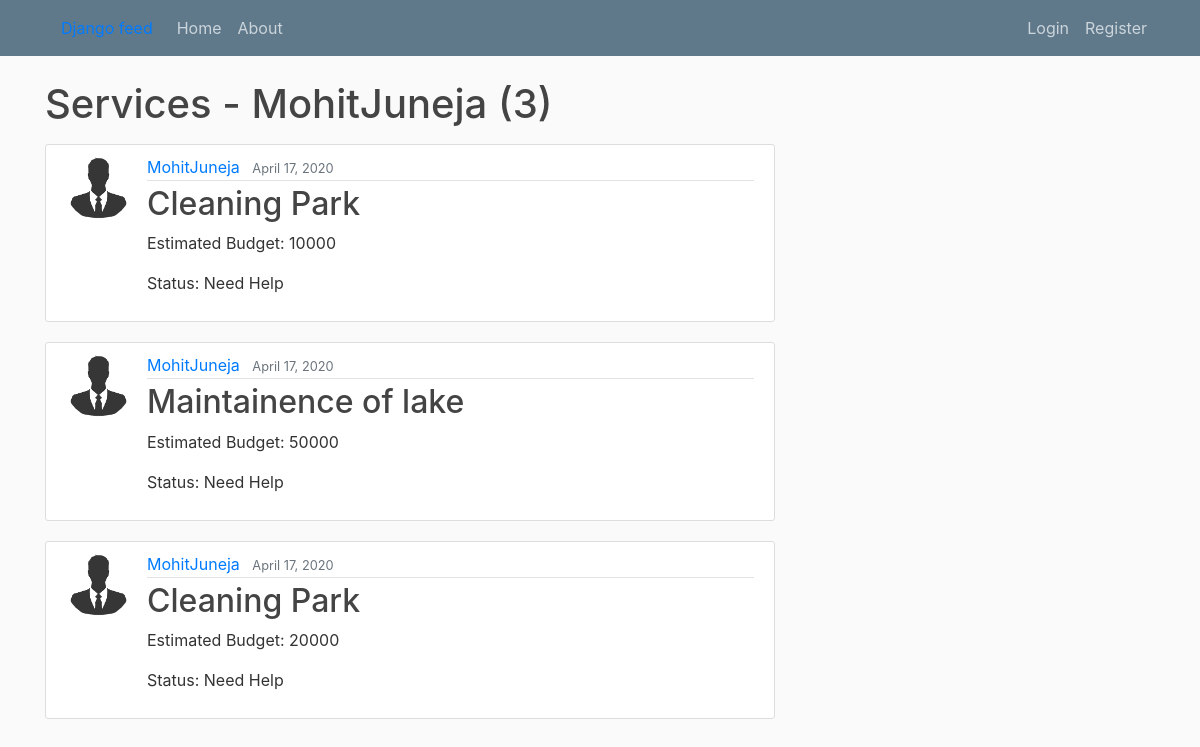
The page /user/MohitJuneja on the database as committed earlier.
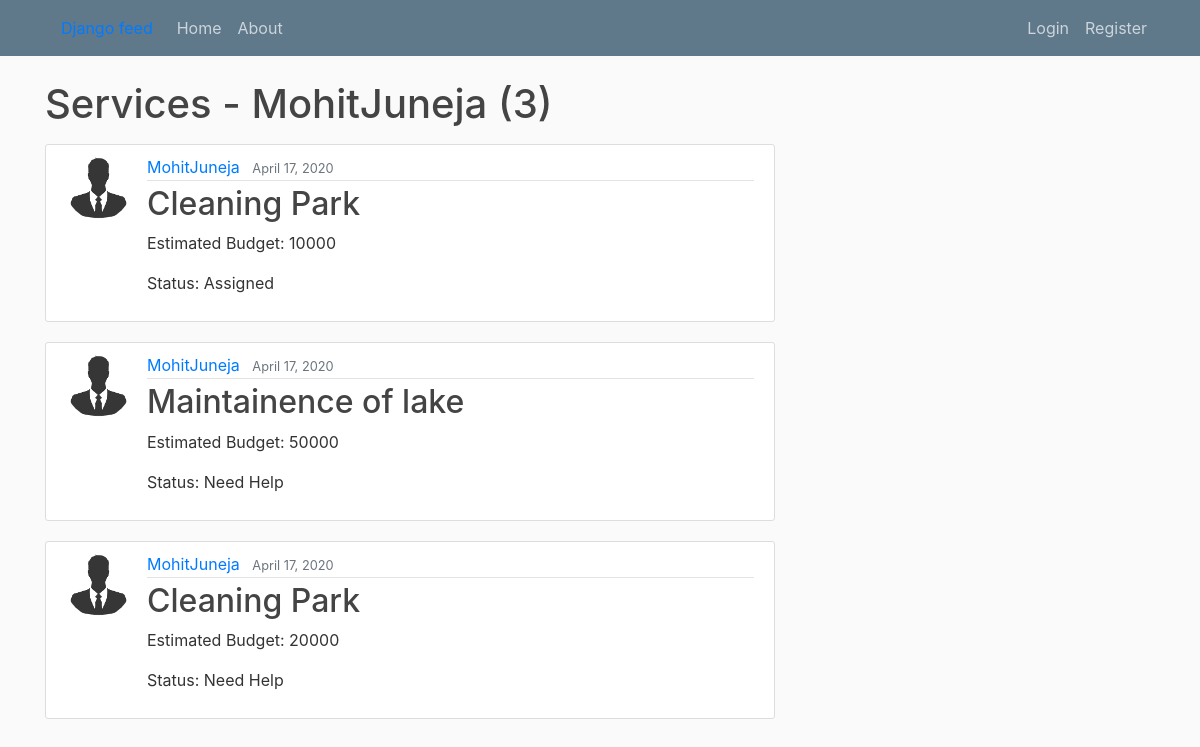
The same page on the database as committed later.
### feed/models.py (models this page shows, shortened)
class service(models.Model):
	title = models.CharField(max_length=100)
	content = models.TextField()
	tags = TaggableManager()
	created_by = models.ForeignKey(User,on_delete=models.CASCADE,related_name="creator")
	date_of_creation = models.DateTimeField(default=timezone.now)
	status = models.CharField(max_length=100,default="Need Help")
	provider = models.ForeignKey(User,on_delete=models.CASCADE,blank=True,null=True,related_name="assignee")
	estimate_budget = models.IntegerField()
	expected_date_of_completion = models.DateTimeField()
	service_pre_Img = models.ImageField(default='default_incomplete.png',upload_to='before_service/')
	complete_info = models.TextField(default="Service Completed")
	service_post_Img = models.ImageField(default='default_incomplete.png',upload_to='after_service/')

### users/models.py (models this page shows, shortened)
class Profile(models.Model):
	user = models.OneToOneField(User, on_delete=models.CASCADE)
	image = models.ImageField(default='default.png',upload_to="profile_pics")

### feed/views.py (the view)
# urls.py: path('user/<str:username>', UserPostListView.as_view(), name='user-posts'),
class UserPostListView(ListView):
	model = service
	template_name = 'feed/user_posts.html'  # <app>/<model>_<viewtype>.html
	context_object_name = 'posts'
	paginate_by = 5
	def get_queryset(self):
		user = get_object_or_404(User, username=self.kwargs.get('username'))
		return service.objects.filter(created_by=user).order_by('-date_of_creation')

### feed/templates/feed/user_posts.html (shortened to what this page needs)
{% extends "feed/base.html" %}
{% block content %}
    <h1 class="mb-3">Services - {{ view.kwargs.username }} ({{ page_obj.paginator.count }})</h1>
    {% for post in posts %}
      <article class="media content-section">
      <img class = "rounded-circle article-img" src="{{ post.created_by.profile.image.url }}">
      <div class="media-body">
        <div class="article-metadata">
          <a class="mr-2" href="{% url 'user-posts' post.created_by.username %}">{{ post.created_by }}</a>
          <small class="text-muted">{{ post.date_of_creation|date:"F d, Y" }}</small>
        </div>
        <h2><a class="article-title" href="{% url 'post-detail' post.id %}">{{ post.title }}</a></h2>
        <p class="article-content">Estimated Budget: {{ post.estimate_budget }}</p>
        <p class="article-content">Status: {{post.status }}</p>
      </div>
      </article>
    {% endfor %}
{% endblock content %}

Rows that differ between the two databases and show on the page:
changed service: status "Need Help" → "Assigned"
